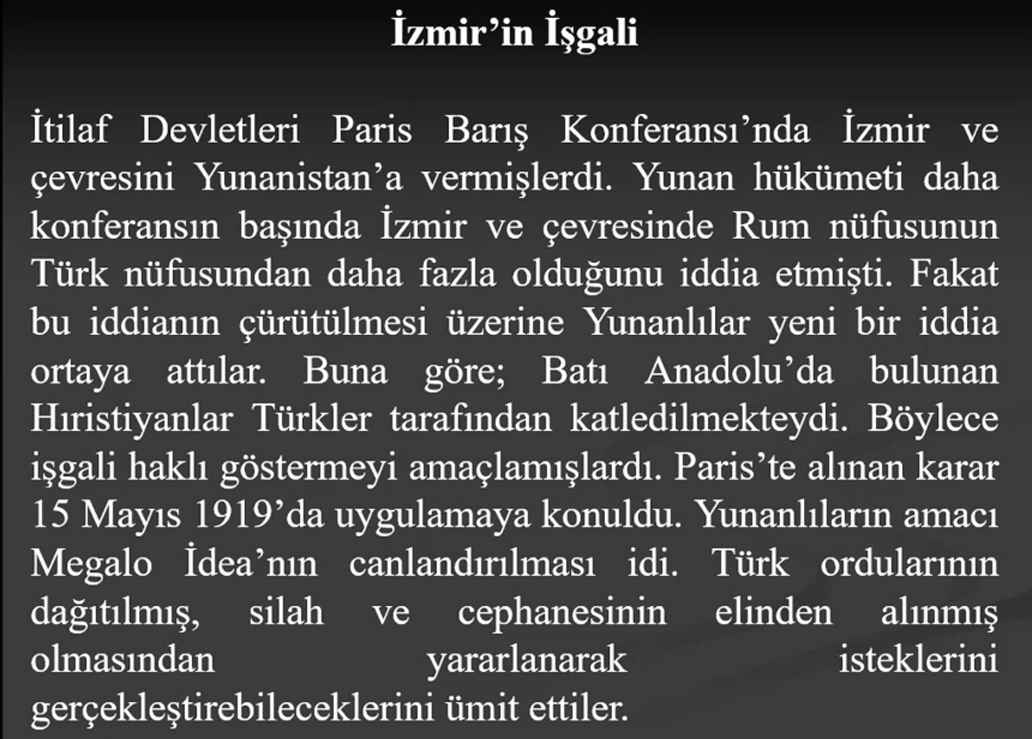
#> input picture week6-7-8/Screen Shot 2022-06-13 at 21.28.49.png, 1032 x 739 px; its folder holds only this picture in this run
$ python main.py
#> lines starting #> are read from the running program, lines starting #| are printed output that depends on the picture
from PIL import Image
import pytesseract
import os
import cv2
import numpy as np


pytesseract.pytesseract.tesseract_cmd = r'/usr/local/bin/tesseract'


def clear_img(filename):
    img = cv2.imread(filename)
#> img is the input picture: shape (739, 1032, 3); min 0, max 255, mean 74.1
    img = cv2.resize(img, None, fx=1.2, fy=1.2, interpolation=cv2.INTER_CUBIC)
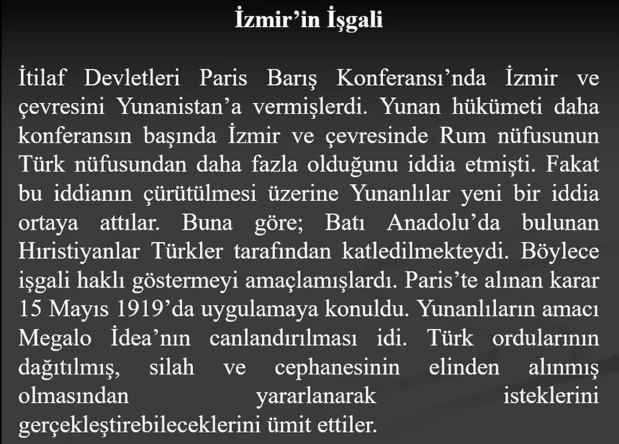
#> img: shape (887, 1238, 3) (shown at 1/2 size); min 0, max 255, mean 74
    img = cv2.cvtColor(img, cv2.COLOR_BGR2GRAY)
#> img: shape (887, 1238)

    kernel = np.ones((1, 1), np.uint8)
    img = cv2.dilate(img, kernel, iterations=1)
    img = cv2.erode(img, kernel, iterations=1)

    cv2.threshold(cv2.GaussianBlur(img, (5, 5), 0), 0, 255, cv2.THRESH_BINARY + cv2.THRESH_OTSU)[1]

    cv2.threshold(cv2.bilateralFilter(img, 5, 75, 75), 0, 255, cv2.THRESH_BINARY + cv2.THRESH_OTSU)[1]

    cv2.threshold(cv2.medianBlur(img, 3), 0, 255, cv2.THRESH_BINARY + cv2.THRESH_OTSU)[1]

    cv2.adaptiveThreshold(cv2.GaussianBlur(img, (5, 5), 0), 255, cv2.ADAPTIVE_THRESH_GAUSSIAN_C, cv2.THRESH_BINARY, 31, 2)

    cv2.adaptiveThreshold(cv2.bilateralFilter(img, 9, 75, 75), 255, cv2.ADAPTIVE_THRESH_GAUSSIAN_C, cv2.THRESH_BINARY, 31, 2)

    cv2.adaptiveThreshold(cv2.medianBlur(img, 3), 255, cv2.ADAPTIVE_THRESH_GAUSSIAN_C, cv2.THRESH_BINARY, 31, 2)

    cv2.imwrite(filename, img)


def extractNotes():
    dir = 'assets/week5'
    file = open("histnotes_week_6_7_8.txt", "w")
    counter = 1
    for filename in os.listdir("week6-7-8"):
        print(counter)
        if filename.endswith(".png"):
            clear_img(f"week6-7-8/{filename}")
#> (the run stopped early here; a loop or call above may not have finished)

$ run again, on week6-7-8/Screen Shot 2022-06-13 at 21.30.47.png
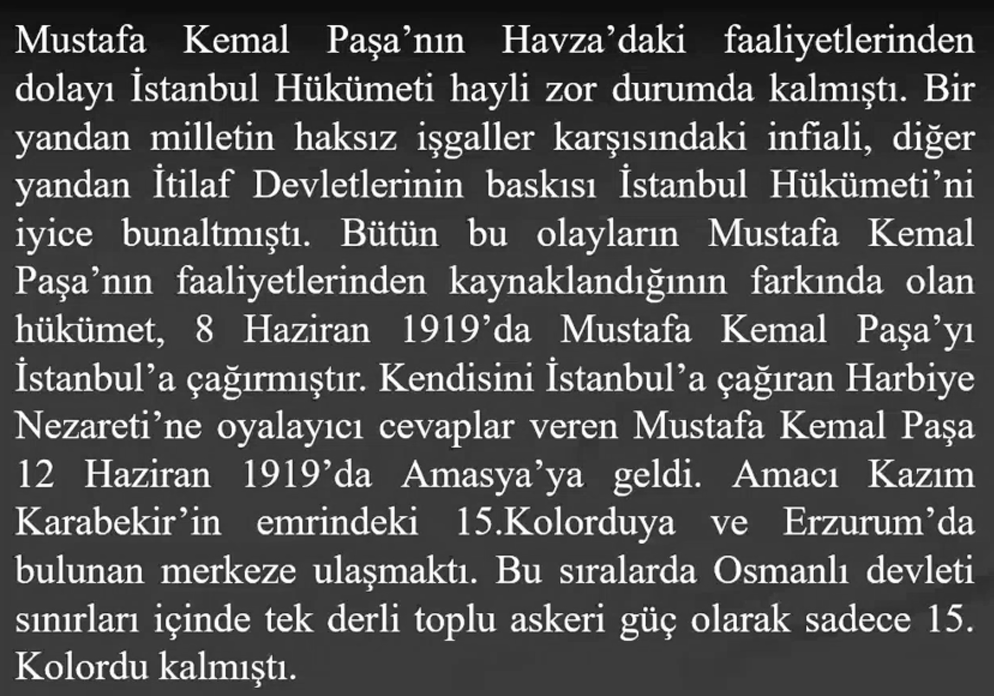
#> input picture week6-7-8/Screen Shot 2022-06-13 at 21.30.47.png, 994 x 696 px
#> in clear_img, img is the input picture: shape (696, 994, 3); min 3, max 255, mean 78.6
#> in clear_img, `img = cv2.resize(img, None, fx=1.2, fy=1.2, interpolation=cv2.INTER_CU..`:
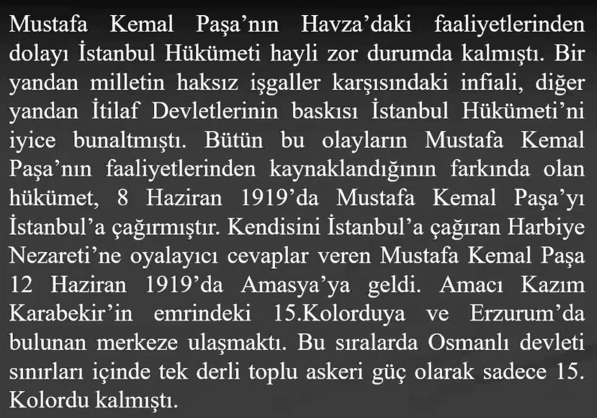
#> img: shape (835, 1193, 3) (shown at 1/2 size); min 0, max 255, mean 78.5

$ run again, on week6-7-8/Screen Shot 2022-06-13 at 21.31.01.png
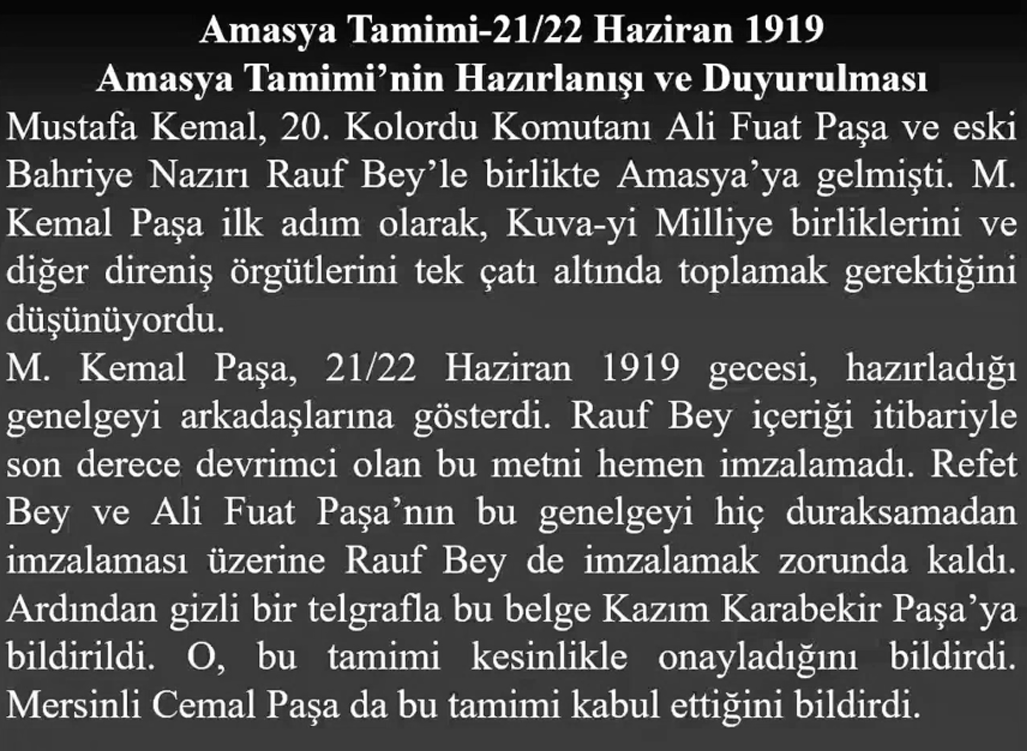
#> input picture week6-7-8/Screen Shot 2022-06-13 at 21.31.01.png, 1027 x 751 px
#> in clear_img, img is the input picture: shape (751, 1027, 3); min 0, max 255, mean 77.3
#> in clear_img, `img = cv2.resize(img, None, fx=1.2, fy=1.2, interpolation=cv2.INTER_CU..`:
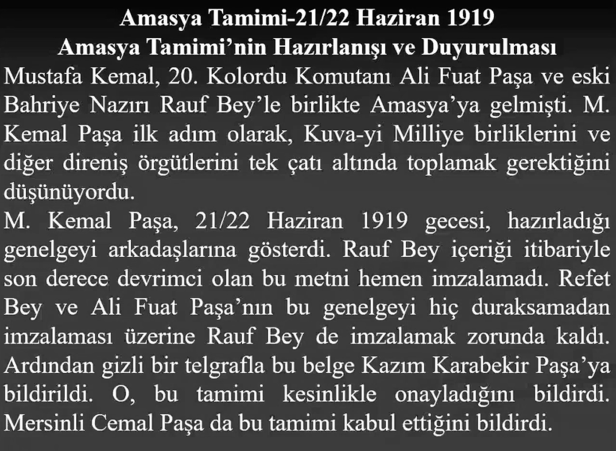
#> img: shape (901, 1232, 3) (shown at 1/2 size); min 0, max 255, mean 77.3

$ run again, on week6-7-8/Screen Shot 2022-06-13 at 21.29.34.png
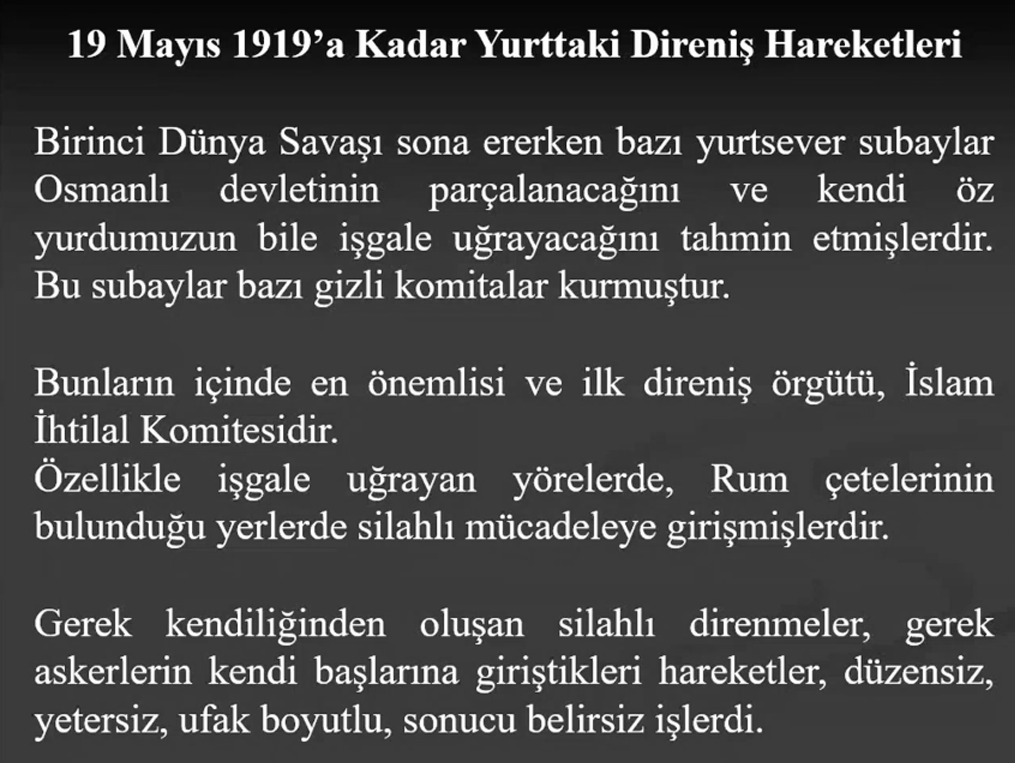
#> input picture week6-7-8/Screen Shot 2022-06-13 at 21.29.34.png, 1015 x 763 px
#> in clear_img, img is the input picture: shape (763, 1015, 3); min 0, max 255, mean 70.7
#> in clear_img, `img = cv2.resize(img, None, fx=1.2, fy=1.2, interpolation=cv2.INTER_CU..`:
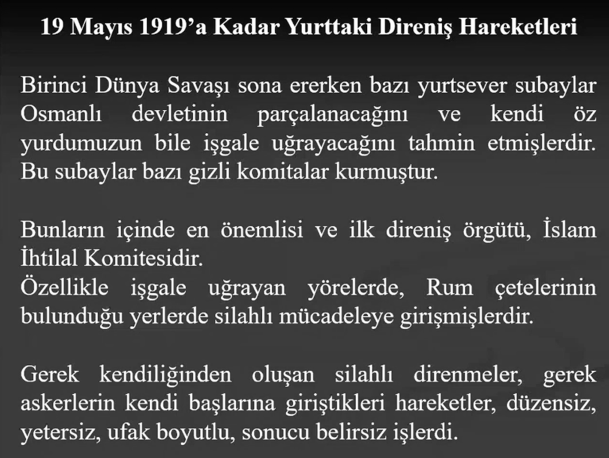
#> img: shape (916, 1218, 3) (shown at 1/2 size); min 0, max 255, mean 70.6
